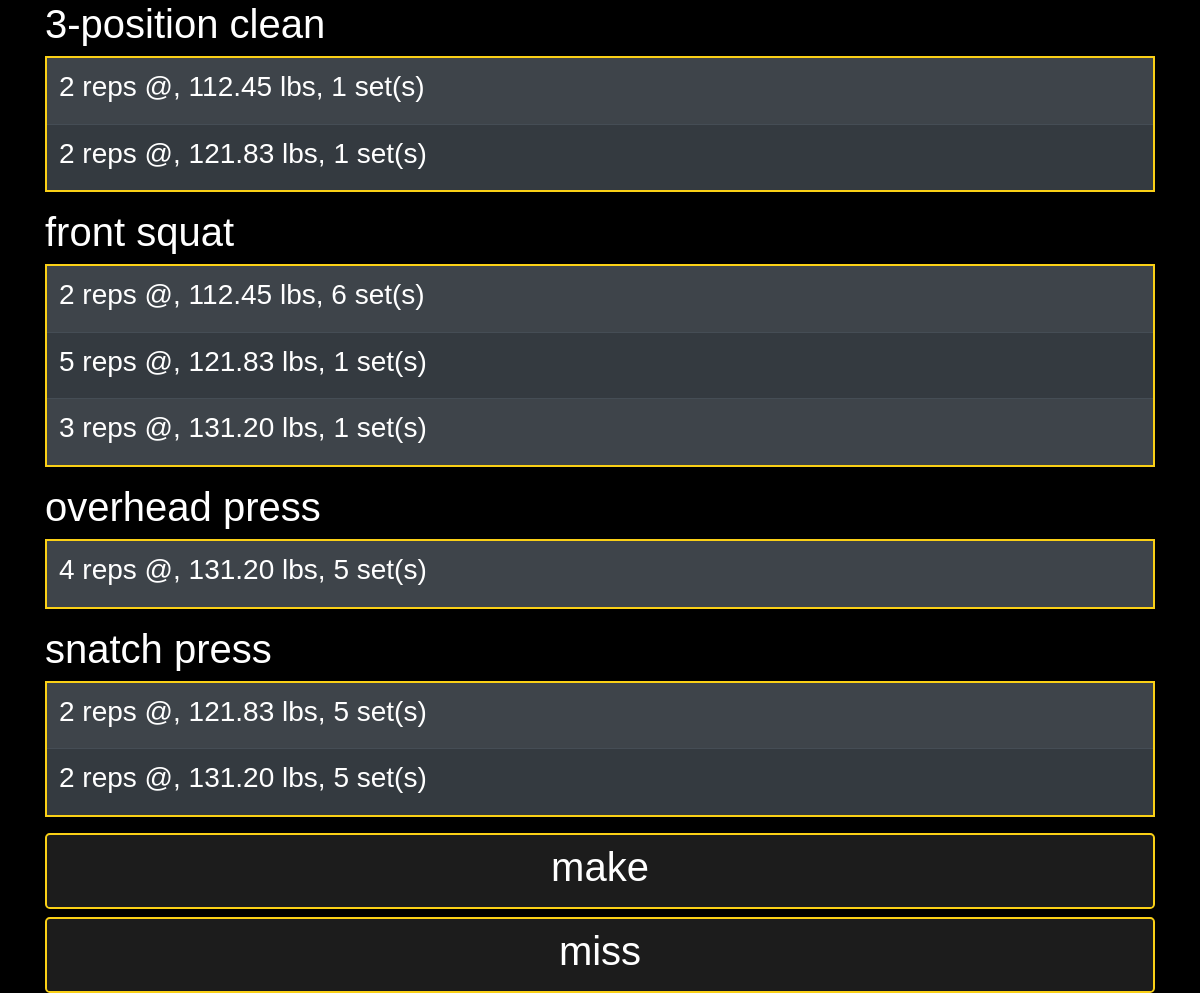
Screenshot of /clean (signed in) with the database file from the repository.
### website/models.py (models this page shows)
class User(db.Model, UserMixin):
    __tablename__ = "users"
    id = db.Column(db.Integer, primary_key=True)
    email = db.Column(db.String(150), unique=True, nullable=False)
    password = db.Column(db.String(150), nullable=False)
    first_name = db.Column(db.String(150), nullable=False)
    squat_max = db.Column(db.Integer, default=0)
    clean_max = db.Column(db.Integer, default=0)
    snatch_max = db.Column(db.Integer, default=0)
    squat_id = db.Column(db.Integer, default=5)

### website/views.py (the view)
@views.route("/clean", methods=["POST", "GET"])
@login_required
def clean():
    if request.method == "GET":
        CLEAN_MAX = current_user.clean_max
        return render_template("clean.html",
            user=current_user,
            max=CLEAN_MAX,
            three_position=routines.three_position,
            front_squat=routines.front_squat,
            push_press=routines.push_press,
            snatch_press=routines.snatch_press)
    if request.method == "POST":
        if "make_lift" in request.form:
            return redirect(url_for("views.home"))
        else:
            return redirect(url_for("views.home"))

### website/__init__.py (called while the page is built)
def make_app():
    app = Flask(__name__)
    app.config['SECRET_KEY'] = "hello"
    app.config['SQLALCHEMY_DATABASE_URI'] = f'sqlite:///{DB_NAME}'
    db.init_app(app)
    from .views import views
    from .auth import auth
    app.register_blueprint(views, url_prefix="/")
    app.register_blueprint(auth, url_prefix="/")
    from .models import User
    create_database(app)
    login_manager = LoginManager()
    login_manager.login_view = "auth.sign_in"
    login_manager.init_app(app)
    @login_manager.user_loader
    def load_user(id):
        return User.query.get(int(id))
    return app

### website/templates/clean.html (shortened to what this page needs)
{% extends "session-base.html" %}
{% block body %}
    <h1>3-position clean</h1>
    <table class="table table-dark table-striped">
        {% for set in three_position %}
            <tr>
                <td>
                    <h3>
                        {{ set[0] }} reps @,
                        {{ "%.2f"|format(set[1] * max) }} lbs,
                        {{ set[2] }} set(s)
                    </h3>
                </td>
            </tr>
        {% endfor %}
    </table>
    <h1>front squat</h1>
    <table class="table table-dark table-striped">
        {% for set in front_squat %}
            <tr>
                <td>
                    <h3>
                        {{ set[0] }} reps @,
                        {{ "%.2f"|format(set[1] * max) }} lbs,
                        {{ set[2] }} set(s)
                    </h3>
                </td>
            </tr>
        {% endfor %}
    </table>
    <h1>overhead press</h1>
    <table class="table table-dark table-striped">
        {% for set in push_press %}
            <tr>
                <td>
                    <h3>
                        {{ set[0] }} reps @,
                        {{ "%.2f"|format(set[1] * max) }} lbs,
                        {{ set[2] }} set(s)
                    </h3>
                </td>
            </tr>
        {% endfor %}
    </table>
    <h1>snatch press</h1>
    <table class="table table-dark table-striped">
        {% for set in snatch_press %}
            <tr>
                <td>
                    <h3>
                        {{ set[0] }} reps @,
                        {{ "%.2f"|format(set[1] * max) }} lbs,
                        {{ set[2] }} set(s)
                    </h3>
                </td>
            </tr>
        {% endfor %}
    </table>
    <div class="button-group-container">
        <form  class="button-group" method="POST">
            <button
            id="make_lift"
            type="submit"
            class="btn btn-dark btn-lg btn-block"
            onclick="return confirm('submit lift?')"
            name="make_lift"
            >
            <h1>make</h1>
            </button>
            <button
            id="miss_lift"
            type="button"
            class="btn btn-dark btn-lg btn-block"
            onclick="go_home()"
            name="miss_lift"
            >
            <h1>miss</h1>
            </button>
        </form>
    </div>
{% endblock %}

### website/static/css/session.css (style rules this page uses)
.button-group-container { align-content: center; }
.button-group button { border: 2px solid rgb(250, 208, 22); }
table { position: relative; margin-right: auto; margin-left: auto; align-content: center; border: 2px solid rgb(250, 208, 22); }
h1 { color: white; font-family: Arial; }
table { color: white; font-family: Arial; }

### website/templates/session-base.html (style rules this page uses)
body { background: black !important; }
button { background: rgb(28, 28, 28) !important; }

### rows the page displays
User: set[1]*max "112.45" "121.83", set[1]*max "112.45" "121.83" "131.20", set[1]*max "131.20", set[1]*max "121.83" "131.20"

### other values shown
{{ set[0] }} "2" "2"
{{ set[2] }} "1" "1"
{{ set[0] }} "2" "5" "3"
{{ set[2] }} "6" "1" "1"
{{ set[0] }} "4"
{{ set[2] }} "5"
{{ set[2] }} "5" "5"
